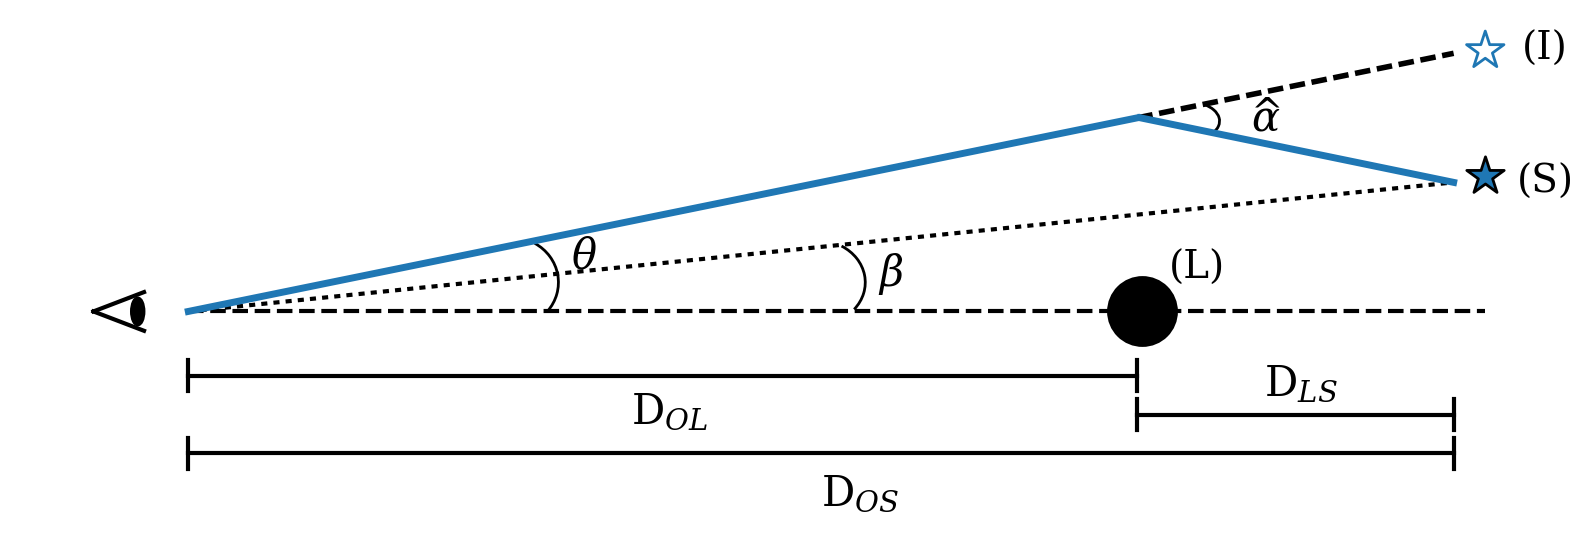

Recreate this plot in Python.
'''
This script creates Figure 1 in my project report.
'''

import numpy as np
import matplotlib.pyplot as plt
from matplotlib.patches import Arc,Ellipse

def angcurve(start,end,w,h):
	x1,y1 = start[0],start[1]
	x2,y2 = end[0],end[1]
	arc = Arc((x1+0.5*(x2-x1),y2+0.5*abs(y2-y1)),w,h,theta1=-40,theta2=60)
	return arc

f,ax = plt.subplots(1,1,figsize=(8,3))
ax.plot([0.85,0.93],[0,0.15],color='k'); ax.plot([0.85,0.93],[0,-0.15],color='k')
ell = Ellipse((0.92,0),0.02,0.21,color='k')
ax.add_patch(ell)

ax.plot([1,3.05],[0,0],ls='--',color='k')
ax.plot([1,2.5],[0,1.5],lw=2.5,color='C0',zorder=4)
ax.plot([1,3],[0,1],ls=':',color='k')

ax.plot([2.5,3],[1.5,2],lw=2.,ls='--',color='k')
ax.plot([2.505,3],[1.5,1],lw=2.5,color='C0')

alpha = angcurve([2.57,1.50],[2.59,1.45],0.1,0.3)
beta = angcurve([1.97,0.65],[2.02,-0.2],0.15,0.65)
theta = angcurve([1.5,0.65],[1.52,-0.2],0.15,0.7)
ax.add_patch(alpha)
ax.add_patch(beta)
ax.add_patch(theta)

ax.scatter(3.05,2.02,marker='*',s=200,facecolors='none',edgecolors='C0')
ax.scatter(3.05,1.05,marker='*',s=200,color='C0',edgecolors='k')
ax.scatter(2.507,0.,marker='o',s=600,color='k')

ax.text(1.605,0.33,r'$\theta$',fontsize=15)
ax.text(2.09,0.2,r'$\beta$',fontsize=15)
ax.text(2.68,1.4,r'$\alpha$',fontsize=15)
ax.text(2.68,1.44,r'^',fontsize=14)

ax.text(3.108,1.95,'(I)',fontsize=14)
ax.text(3.1,0.92,'(S)',fontsize=14)
ax.text(2.55,0.25,'(L)',fontsize=14)

y = -0.5
ax.plot([1,2.5],[y,y],color='k')
ax.plot([1,1],[y+0.12,y-0.12],color='k');plt.plot([2.5,2.5],[y+0.12,y-0.12],color='k')
ax.plot([2.5,3],[y-0.3,y-0.3],color='k')
ax.plot([2.5,2.5],[y-0.3+0.12,y-0.3-0.12],color='k');plt.plot([3,3],[y-0.3+0.12,y-0.3-0.12],color='k')
ax.plot([1,3],[y-0.6,y-0.6],color='k')
ax.plot([1,1],[y-0.6+0.12,y-0.6-0.12],color='k');plt.plot([3,3],[y-0.6+0.12,y-0.6-0.12],color='k')

ax.text(1.7,y-0.37,'D$_{OL}$',fontsize=15)
ax.text(2,y-1.,'D$_{OS}$',fontsize=15)
ax.text(2.7,y-0.15,'D$_{LS}$',fontsize=15)

ax.set_xlim(0.84,3.13)
plt.axis('off')
plt.tight_layout()
#plt.savefig('test.png',dpi=200) # useful for troubleshooting
plt.savefig('fig1.png',dpi=200)
plt.close('all')


